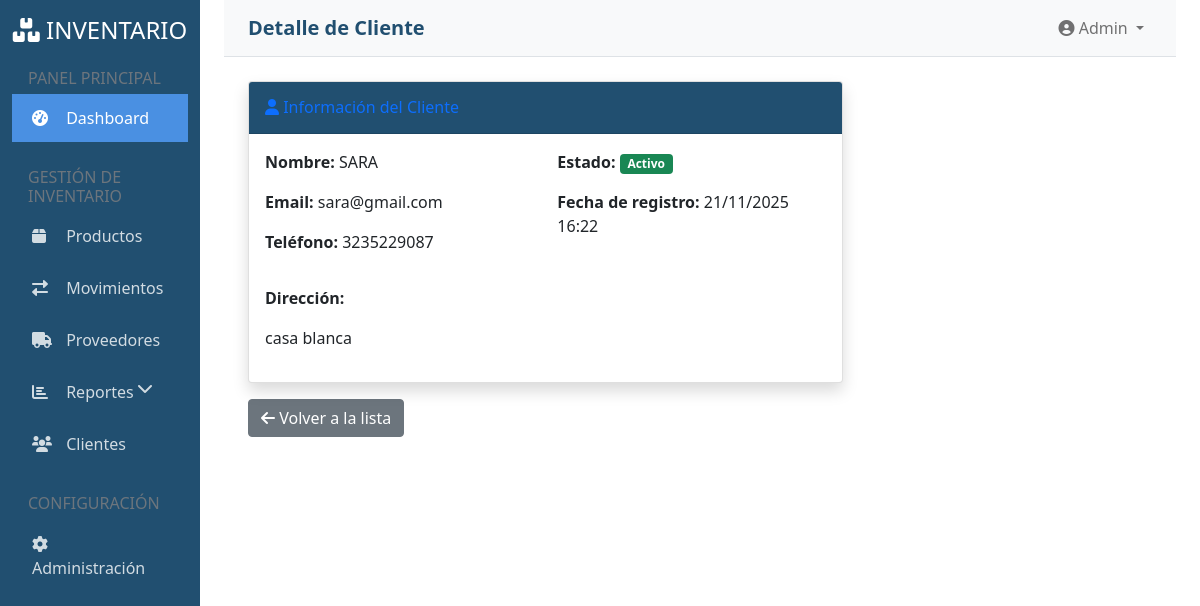
The page /usuarios/clientes/1/ (signed in) on the database its author committed.
### usuarios/models.py (models this page shows, shortened)
class Cliente(models.Model):
    nombre = models.CharField(max_length=200, verbose_name="Nombre completo")
    email = models.EmailField(unique=True, verbose_name="Correo electrónico")
    telefono = models.CharField(max_length=20, blank=True, verbose_name="Teléfono")
    direccion = models.TextField(blank=True, verbose_name="Dirección")
    fecha_registro = models.DateTimeField(auto_now_add=True, verbose_name="Fecha de registro")
    activo = models.BooleanField(default=True, verbose_name="Activo")
    class Meta:
        verbose_name = "Cliente"
        verbose_name_plural = "Clientes"
        ordering = ['nombre']

### usuarios/views.py (the view)
# urls.py: path('clientes/<int:pk>/', views.detalle_cliente, name='detalle_cliente'),
@login_required
def detalle_cliente(request, pk):
    cliente = get_object_or_404(Cliente, pk=pk)
    return render(request, 'usuarios/detalle_cliente.html', {
        'cliente': cliente
    })

### usuarios/templates/usuarios/detalle_cliente.html (shortened to what this page needs)
{% extends 'base/base.html' %}
{% block page_title %}Detalle de Cliente{% endblock %}
{% block content %}
<div class="row">
    <div class="col-md-8">
        <div class="card shadow">
            <div class="card-header py-3">
                <h6 class="m-0 font-weight-bold text-primary">
                    <i class="fas fa-user"></i>
                    Información del Cliente
                </h6>
            </div>
            <div class="card-body">
                <div class="row">
                    <div class="col-md-6">
                        <p><strong>Nombre:</strong> {{ cliente.nombre }}</p>
                        <p><strong>Email:</strong> {{ cliente.email }}</p>
                        <p><strong>Teléfono:</strong> {{ cliente.telefono|default:"No registrado" }}</p>
                    </div>
                    <div class="col-md-6">
                        <p><strong>Estado:</strong>
                            {% if cliente.activo %}
                                <span class="badge bg-success">Activo</span>
                            {% else %}
                                <span class="badge bg-danger">Inactivo</span>
                            {% endif %}
                        </p>
                        <p><strong>Fecha de registro:</strong> {{ cliente.fecha_registro|date:"d/m/Y H:i" }}</p>
                    </div>
                </div>
                {% if cliente.direccion %}
                <div class="row mt-3">
                    <div class="col-12">
                        <p><strong>Dirección:</strong></p>
                        <p>{{ cliente.direccion|linebreaks }}</p>
                    </div>
                </div>
                {% endif %}
            </div>
        </div>
    </div>
</div>
<div class="row mt-3">
    <div class="col-12">
        <a href="{% url 'usuarios:lista_clientes' %}" class="btn btn-secondary">
            <i class="fas fa-arrow-left"></i> Volver a la lista
        </a>
    </div>
</div>
{% endblock %}

### templates/base/base.html (style rules this page uses)
:root { --primary-color: #214f70; --secondary-color: #4a90e2; --accent-color: #f5a623; }
.card-header { background-color: var(--primary-color); color: white; }

### rows shown on the page
Cliente: nombre "SARA", email "sara@gmail.com", telefono "3235229087", fecha_registro "21/11/2025 16:22", direccion "casa blanca"
